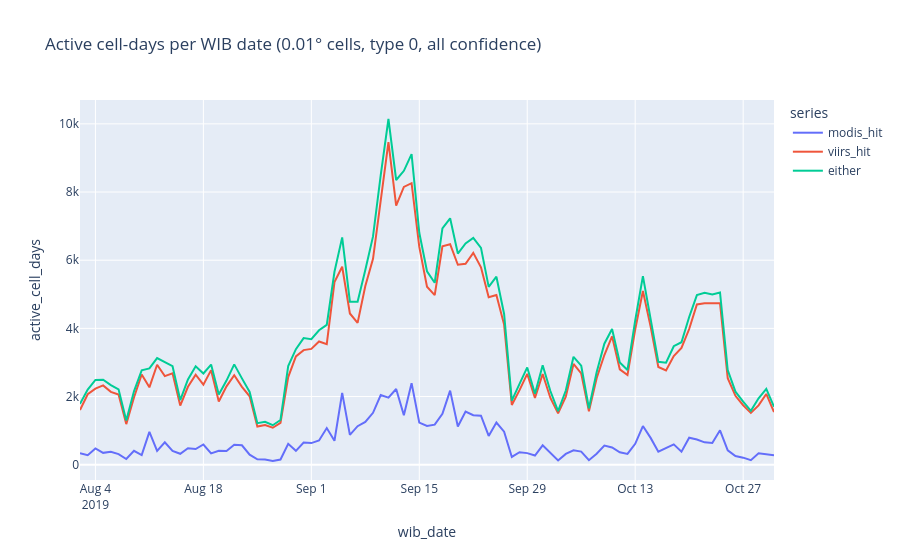

Notebook code for this chart:
### Code cell
px.line(cd_daily.reset_index().melt(id_vars='wib_date', var_name='series', value_name='active_cell_days'),
        x='wib_date', y='active_cell_days', color='series',
        title='Active cell-days per WIB date (0.01° cells, type 0, all confidence)')
